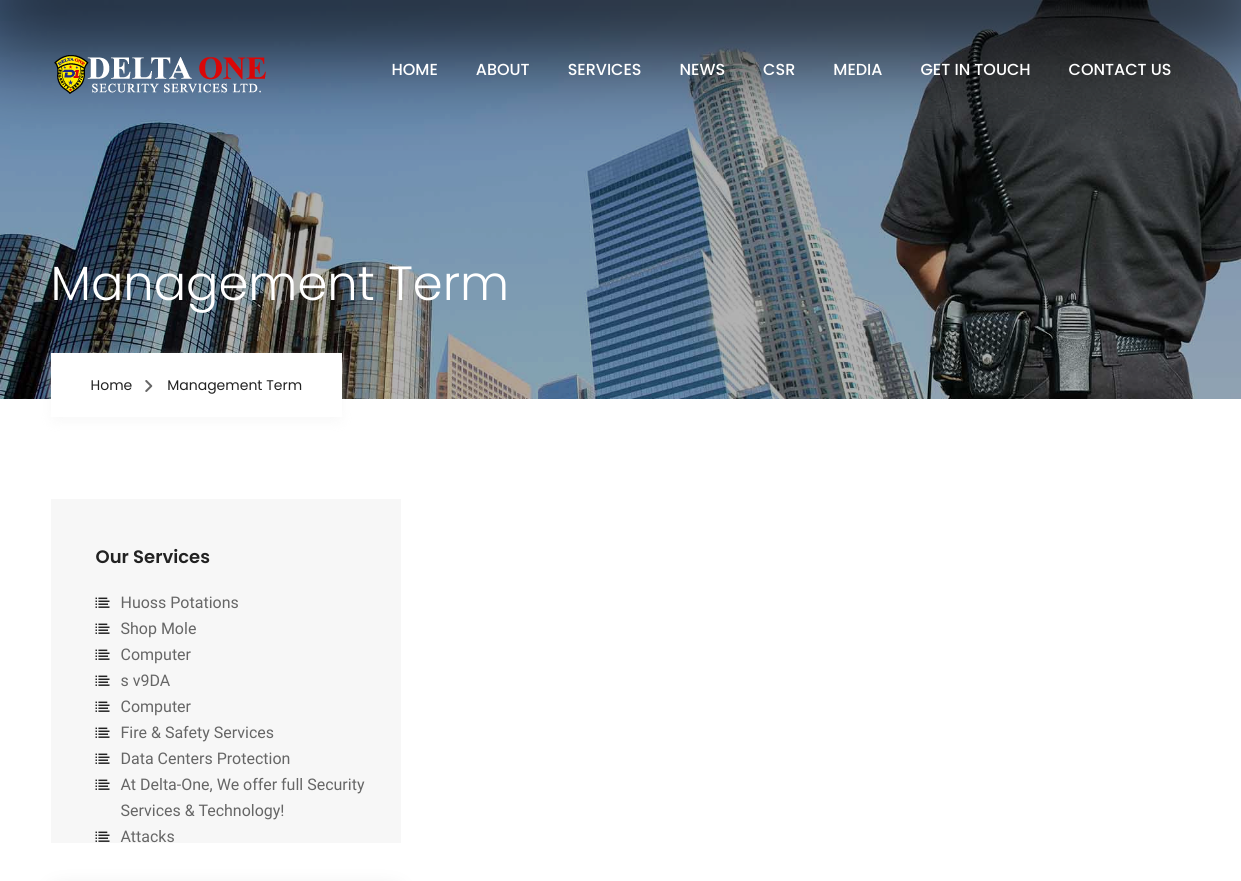
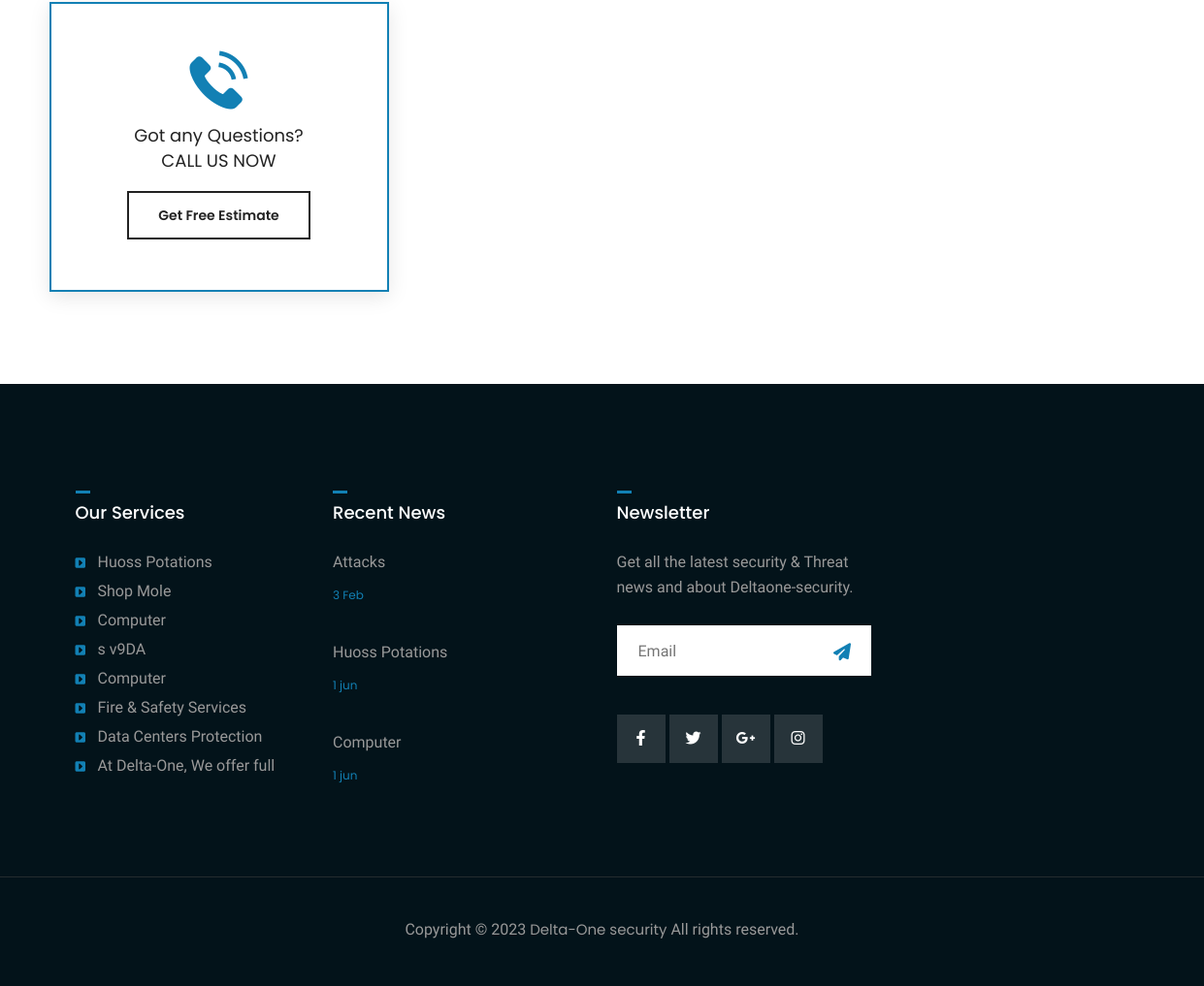
The page /management_term-us/ on the database as committed earlier (2 pictures, top to bottom).
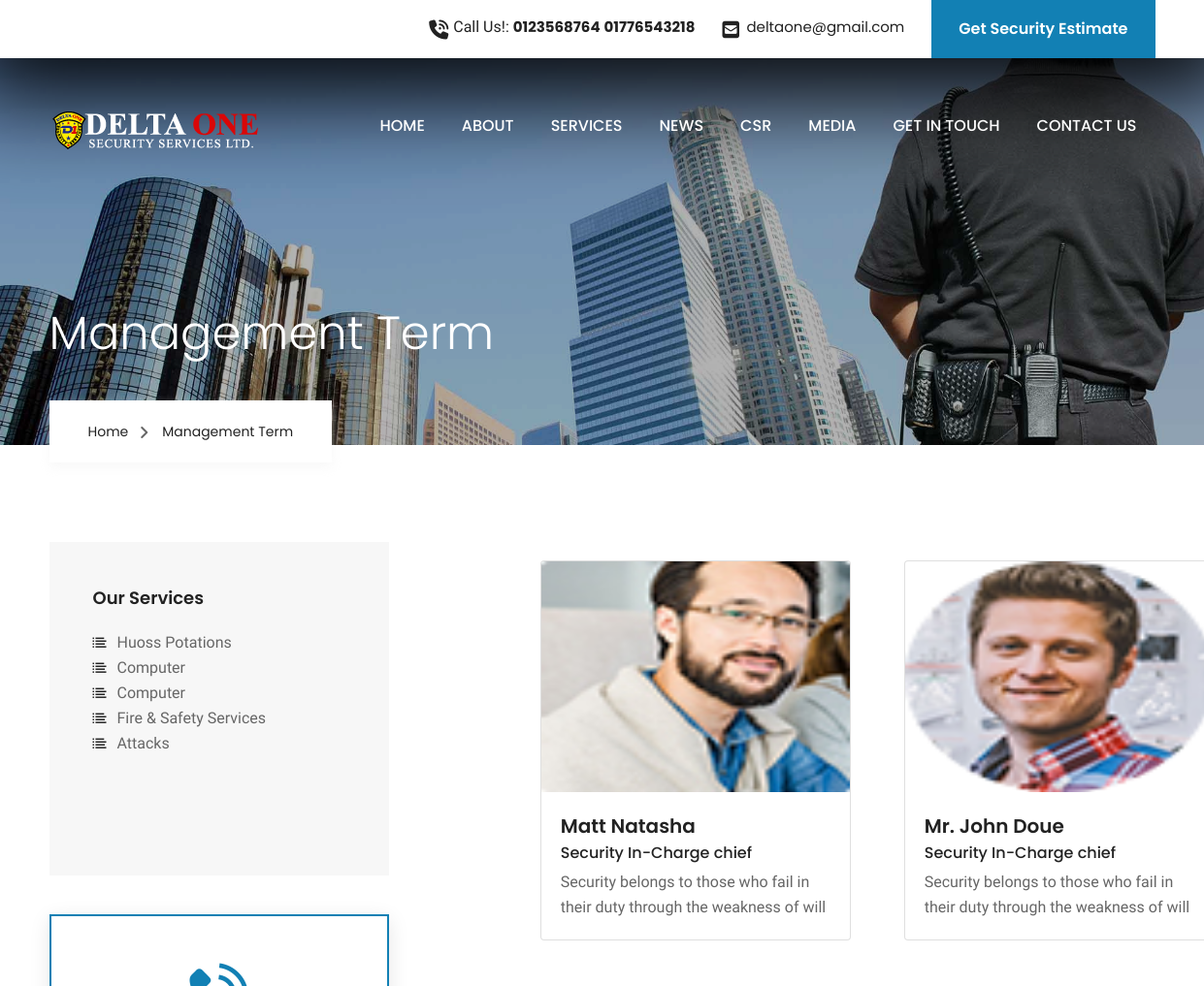
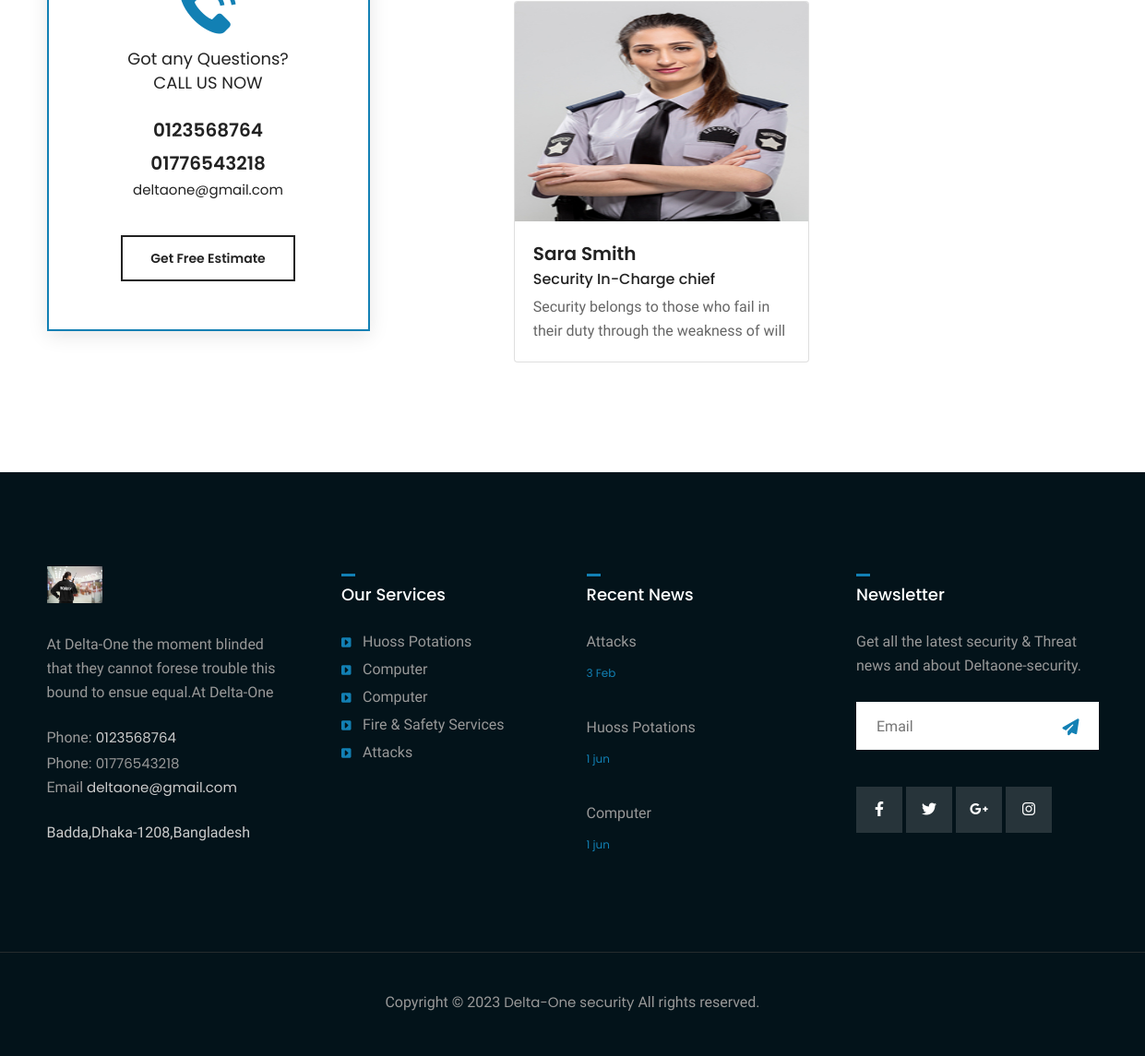
The same page on the database as committed later (2 pictures, top to bottom).
### security_app/models.py (models this page shows, shortened)
class Other_Page_Image(models.Model):
    image = models.ImageField(upload_to='Other_Image',blank=True)
    Image_Name = models.CharField(max_length=50,blank=True)
    class Meta:
        verbose_name_plural = 'Other_Page_Images'

class Service_Section(models.Model):
    image = models.ImageField(upload_to='ServiceImage',)
    title = models.CharField(max_length=100)
    detalis = RichTextField(default='aaa')

class News_section(models.Model):
    image = models.ImageField(upload_to='News_sectionImage')
    title = models.CharField(max_length=100)
    detalis = models.CharField(max_length=150)
    date = models.CharField(max_length=100,null=True)
    class Meta:
        verbose_name = 'News_section'
        verbose_name_plural = 'News_sections'

class Header_and_Footer(models.Model):
    image = models.ImageField(upload_to='Our_blog')
    detalis = models.CharField(max_length=150)
    phone_number1 = models.CharField(max_length=16)
    phone_number2 = models.CharField(max_length=16)
    email =models.EmailField(max_length=100)
    address = models.CharField(max_length=100)
    class Meta:
        verbose_name = 'Header_and_Footer'
        verbose_name_plural = 'Header_and_Footers'
    def __str__(self):
        return self.phone_number1

class Management_term(models.Model):
    image = models.ImageField(upload_to='Management_termImage')
    name = models.CharField(max_length=100)
    position = models.CharField(max_length=100)
    profile_details = RichTextField(default='aaa')
    class Meta:
        verbose_name = 'Management_term'
        verbose_name_plural = 'Management_terms'

### security_app/views.py (the view)
# urls.py: path('management_term-us/',management_term,name='management_term-page' ),
def management_term(request):
    management_term= Management_term.objects.all()
    context={
        'management_term':management_term
    }
    return render(request,'security_app/management_term.html',context)

### security_app/context_processors.py (called while the page is built)
def G_services(requrest):
    g_service_s = Service_Section.objects.all()
    context={
        'g_service_s':g_service_s
    }
    return context

def G_security_information(requrest):
    g_service_info = Security_information.objects.all().order_by("-id")[:1]
    context={
        'g_service_info':g_service_info
    }
    return context

def G_Gave_Protection_R(requrest):
    g_Gave_Protection_R = I_Gave_Protection_R.objects.all().order_by("-id")[:3]
    context={
        'g_Gave_Protection_R':g_Gave_Protection_R
    }
    return context

def G_Gave_Protection_L(requrest):
    g_Gave_Protection_L = I_Gave_Protection_L.objects.all().order_by("-id")[:3]
    context={
        'g_Gave_Protection_L':g_Gave_Protection_L
    }
    return context

def G_Skill(requrest):
    g_Skill = Skill.objects.all().order_by("-id")[:3]
    context={
        'g_Skill':g_Skill
    }
    return context

def G_contact(requrest):
    g_contact = Header_and_Footer.objects.all()
    print(g_contact)
    context={
        'g_contact':g_contact
    }
    return context

def G_Team_section(requrest):
    g_Team_section = Team_section.objects.all().order_by("-id")[:4]
    context={
        'g_Team_section':g_Team_section
    }
    return context

def G_Brand_section_Add(requrest):
    g_Brand_section_Add = Brand_section_Add.objects.all().order_by("-id")[:5]
    context={
        'g_Brand_section_Add':g_Brand_section_Add
    }
    return context

def G_news(requrest):
    g_news = News_section.objects.all()
    context={
        'g_news':g_news
    }
    return context

def G_Other_Page_Image(requrest):
    g_Other_Page_Image = Other_Page_Image.objects.all().order_by("-id")[:1]
    context={
        'g_Other_Page_Image':g_Other_Page_Image
    }
    return context

def G_Social_media(requrest):
    g_Social_media = Social_media.objects.first()
    context={
        'g_Social_media': g_Social_media,
    }
    return context

### security_app/templates/security_app/management_term.html
{% extends 'security_app/base.html' %}
{% load static %}
{% block content %}
     {% for i in g_Other_Page_Image %}
     <section class="page-title" style="background-image: url({{i.image.url}});">
     {% endfor %}
        <div class="container">
            <div class="content-box">
                <h1 class="title">Management Term</h1>
                <ul class="bread-crumb">
                    <li><a href="{% url 'index-page' %}">Home</a></li>
                    <li>Management Term</li>
                </ul>
            </div>
        </div>
    </section>
    <section class="service-details">
        <div class="container">
            <div class="row">
                <div class="col-lg-4 col-md-12 col-sm-12 sidebar-side">
                    <div class="service-sidebar-content">
                        <div class="sidebar-categories wow fadeInLeft" data-wow-delay="0ms" data-wow-duration="1500ms" style="width: 350px;height: 344px; overflow: hidden;" >
                            <div class="sidebar-title"><h4>Our Services</h4></div>
                            {% for i in g_service_s %}
                                <ul class="categories-list">
                                    <li><a href="manned-guarding.html">{{ i.title }}</a></li>
                                </ul>
                            {% endfor %}
                        </div>
                            <div class="sidebar-call centred wow fadeInLeft" data-wow-delay="300ms" data-wow-duration="1500ms">
                                <div class="icon-box"><i class="flaticon-telephone"></i></div>
                                <div class="text">Got any Questions?<br />CALL US NOW</div>
                                {% for i in g_contact %}
                                <h3 class="phone"><a href="tel:{{ i.phone_number1 }}">{{ i.phone_number1 }}</h3>
                                <h3 class="phone"><a href="tel:{{ i.phone_number1 }}">{{ i.phone_number2 }}</a></h3>
                                <div class="email"><a href="{{ i.email }}">{{ i.email }}</a></div>
                                {% endfor %}
                                <div class="link"><a href="#">Get Free Estimate</a></div>
                            </div>
                    </div>
                </div>
                <div class="col-lg-8 col-md-12 col-sm-12 content-side">
                    <div class="container">
                            <div class="row">
                                {% for i in management_term %}
                                <div class="col-lg-6 col-md-12 col-sm-12 content-side">
                                    <div class="container">
                                            <div class="row">
                                                <div class="col-lg-6 col-md-6 col-sm-12 my-4 mx-auto">
                                                    <div class="card" style="width: 20rem;">
                                                        <img style="width: 318px;height: 238px; overflow: hidden; "  src="{{ i.image.url }}" class="card-img-top" alt="...">
                                                        <div class="card-body">
                                                            <h3 style="width: 278px;height: 30px; overflow: hidden; " >{{ i.name }}</h3>
                                                            <h5 style="width: 278px;height: 30px; overflow: hidden; ">{{ i.position }}</h5>
                                                        <p style="width: 278px;height: 52px; overflow: hidden; " class="card-text">{{ i.profile_details }}</p>
                                                        </div>
                                                    </div>
                                                </div>
                                            </div>
                                    </div>
                                </div>
                                {% endfor %}
                            </div>
                    </div>
                </div>
            </div>
        </div>
    </section>
    {% endblock content %}

### security_app/templates/security_app/base.html (shortened to what this page needs)
<!DOCTYPE html>
<html lang="en">
<head>
{% load static %}
<link href="{% static 'security_app/css/style.css' %}" rel="stylesheet">
<link href="{% static 'security_app/css/responsive.css' %}" rel="stylesheet">
<link rel="stylesheet" href="https://cdnjs.cloudflare.com/ajax/libs/font-awesome/6.3.0/css/all.min.css"/>
</head>
<body class="boxed_wrapper">
    <header class="main-header">
        <div class="header-top">
            <div class="container clearfix">
                    {% for i in g_contact %}
                    <div class="top-right clearfix">
                        <ul class="clearfix">
                            <li class="upper-column float-left">
                                <i class="fa fa-phone-volume"></i>
                                Call Us!: <a href="tel:{{ i.phone_number1 }}" >{{ i.phone_number1 }}</a> <a href="tel:{{ i.phone_number2 }}">{{ i.phone_number2 }}</a>
                            </li>
                            <li class="upper-column">
                                <i class="fa fa-envelope-square"></i>
                                <a href="mailto:{{ i.email }}">{{ i.email }}</a>
                            </li>
                            <li class="upper-column">
                                <a href="#" class="upper-btn">Get Security Estimate</a>
                            </li>
                        </ul>
                    </div>
                    {% endfor %}
            </div>
        </div>
        <div class="container">
            <div class="header-bottom">
                <div class="nav-outer clearfix" >
                    <div class="logo-outer">
                        <figure class="logo-box"><a href="{% url 'index-page' %}"><img src="{% static 'security_app/images/logo1.png' %}" alt=""></a></figure>
                    </div>
                    <div class="menu-area clearfix">
                        <nav class="main-menu navbar-expand-lg">
                            <div class="navbar-collapse collapse clearfix">
                                <ul class="navigation clearfix">
                                    <li><a href="{% url 'index-page' %}">Home</a></li>
                                    <li class="dropdown"><a href="#">About</a>
                                    </li>
                                    <li class="dropdown"><a href="#">SERVICES</a>
                                    </li>
                                    <li><a href="{% url 'news-page' %}">News</a></li>
                                    <li><a href="{% url 'csr-page' %}">CSR </a></li>
                                    <li class="dropdown"><a href="#">Media</a>
                                    </li>
                                    <li class="dropdown"><a href="#">Get IN Touch</a>
                                    </li>
                                    <li><a href="{% url 'contact-page' %}">Contact Us </a></li>
                                </ul>
                            </div>
                        </nav>
                    </div>
                </div>
            </div>
        </div>
    </header>
    {% block content %}
    {% endblock content %}
    <footer class="main-footer">
        <div class="footer-top" style="margin-top: 0%;" >
            <div class="container">
                <div class="row">
                    {% for i in g_contact %}
                    <div class="col-lg-3 col-md-6 col-sm-12 footer-column">
                        <div class="logo-widget footer-widget wow fadeInUp" data-wow-delay="0ms" data-wow-duration="1500ms">
                            <figure class="footer-logo"><a href="index.html"><img style="height: 218px; height: 40px; overflow: hidden; " src="{{ i.image.url }}" alt=""></a></figure>
                            <div style="height: 262.5px; height: 78px; overflow: hidden; " class="text">{{ i.detalis }}</div>
                            <ul class="info-box">
                                <li style="height: 262.5px; height: 26.5px; overflow: hidden; " >Phone: <a href="tel:{{ i.phone_number1 }}">{{ i.phone_number1 }}</a></li> Phone: <a href="tel:{{ i.phone_number2 }}">{{ i.phone_number2 }}</a></li>
                                <li>Email <a href="mailto:{{ i.email }}">{{ i.email }}</a></li>
                            </ul>
                            <div style="height: 262.5px; height: 48px; overflow: hidden; " class="address">{{ i.address }}</div>
                        </div>
                    </div>
                    {% endfor %}
                    <div class="col-lg-3 col-md-6 col-sm-12 footer-column"  style="width: 292.5px;height: 291px; overflow: hidden; "  >
                        <div class="service-widget footer-widget wow fadeInUp" data-wow-delay="250ms" data-wow-duration="1500ms">
                            <div class="footer-title"><h4>Our Services</h4></div>
                            <ul class="service-list">
                                {% for i in g_service_s %}
                                <li><a href="{% url 'services_details-page' i.pk %}">{{ i.title }}</a></li>
                                {% endfor %}
                            </ul>
                        </div>
                    </div>
                    <div class="col-lg-3 col-md-6 col-sm-12 footer-column" style="width: 292.5px;height: 305px; overflow: hidden; " >
                        <div class="post-widget footer-widget wow fadeInUp" data-wow-delay="500ms">
                            <div class="footer-title"><h4>Recent News</h4></div>
                            {% for i in g_news %}
                            <div class="post">
                                <div class="text"><a href="blog-details.html">{{ i.title }}</a></div>
                                <div class="post-date">{{ i.date }}</div>
                            </div>
                            {% endfor %}
                        </div>
                    </div>
                    <div class="col-lg-3 col-md-6 col-sm-12 footer-column">
                        <div class="newsletter-widget footer-widget wow fadeInUp" data-wow-delay="750ms">
                            <div class="footer-title"><h4>Newsletter</h4></div>
                            <div class="text">Get all the latest security & Threat  news and about Deltaone-security.</div>
                            <div class="newsletter-form">
                                <form action="#" method="post">
                                    <div class="form-group">
                                        <input type="email" name="email" placeholder="Email" required="">
                                        <button type="submit"><i class="fas fa-paper-plane"></i></button>
                                    </div>
                                </form>
                            </div>
                            <ul class="footer-social clearfix">
                            <li><a href="{{ g_Social_media.facebook_link }}"><i class="fab fa-facebook-f"></i></a></li>
                            <li><a href="{{ g_Social_media.instagram_link }}"><i class="fab fa-twitter"></i></a></li>
                            <li><a href="{{ g_Social_media.twitter_link }}"><i class="fab fa-google-plus-g"></i></a></li>
                            <li><a href="{{ g_Social_media.google_plus_link }}"><i class="fab fa-instagram"></i></a></li>
                            </ul>
                        </div>
                    </div>
                </div>
            </div>
        </div>
        <div class="footer-bottom centred">
            <div class="container">
                <div class="copyright">Copyright &copy; 2023 <a href="#">Delta-One security</a> All rights reserved.</div>
            </div>
        </div>
    </footer>
</body>
</html>

### security_app/static/security_app/css/responsive.css (style rules this page uses)
@media only screen and (max-width: 5000px) { .boxed_wrapper { overflow-x: hidden; } }

Rows that differ between the two databases and show on the page:
removed Service_Section: title "Shop Mole"
removed Service_Section: title "s v9DA"
removed Service_Section: title "Data Centers Protection"
removed Service_Section: title "At Delta-One, We offer full Security Services & Technology!", title "At Delta-One, We offer full…"
added Header_and_Footer: phone_number1 "0123568764", phone_number2 "01776543218", email "deltaone@gmail.com", image (picture), detalis "At Delta-One the moment blinded that they cannot forese trouble this bound to ensue equal.At Delta-One…", address "Badda,Dhaka-1208,Bangladesh"
now on one of the page's lists (row unchanged): Service_Section: title "Attacks"
added Management_term: image (picture), name "Matt Natasha", position "Security In-Charge chief", profile_details "Security belongs to those who fail in their duty through the weakness of will…"
added Management_term: image (picture), name "Mr. John Doue", position "Security In-Charge chief", profile_details "Security belongs to those who fail in their duty through the weakness of will…"
added Management_term: image (picture), name "Sara Smith", position "Security In-Charge chief", profile_details "Security belongs to those who fail in their duty through the weakness of will…"
